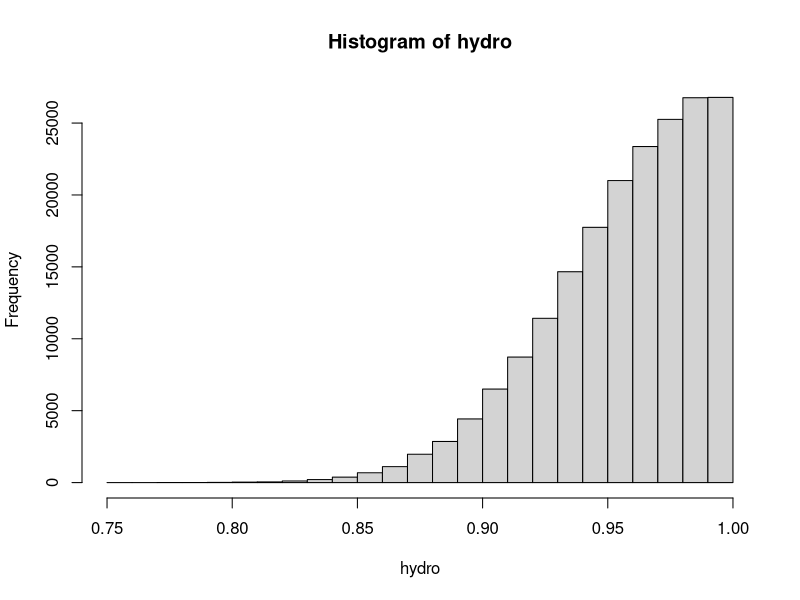
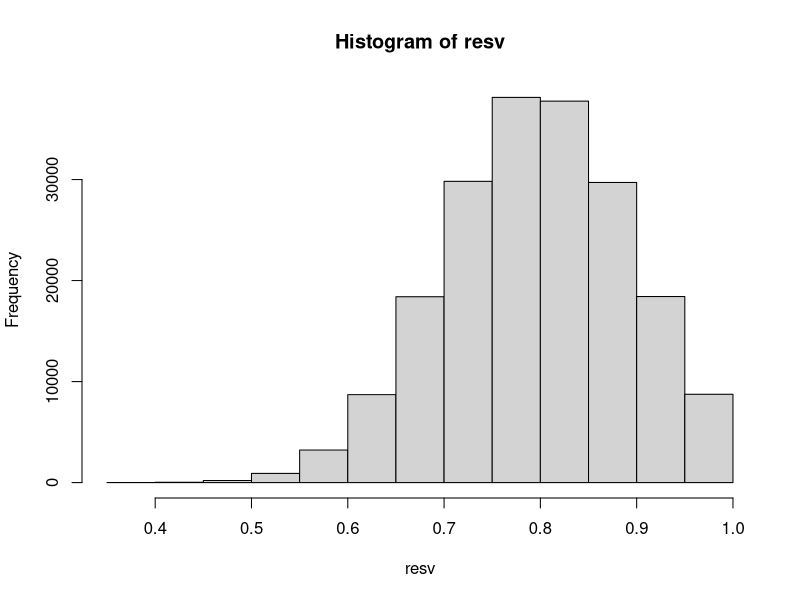
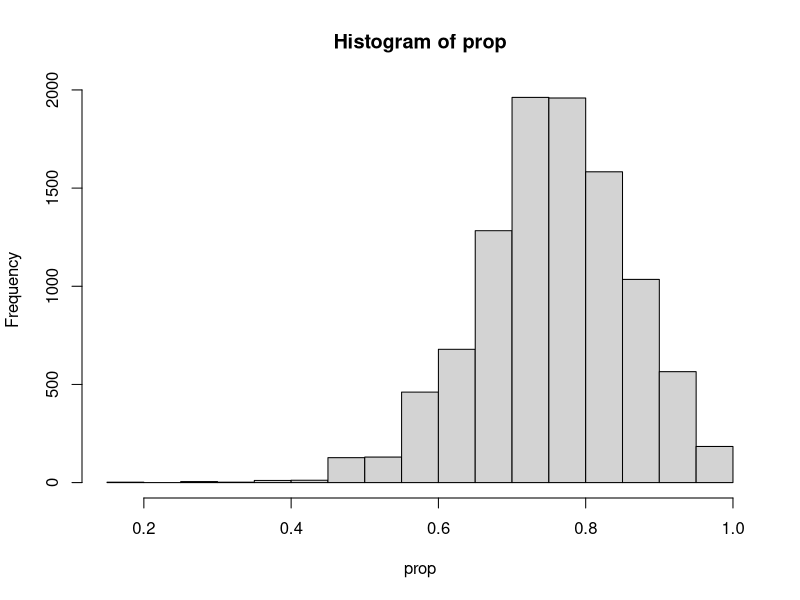
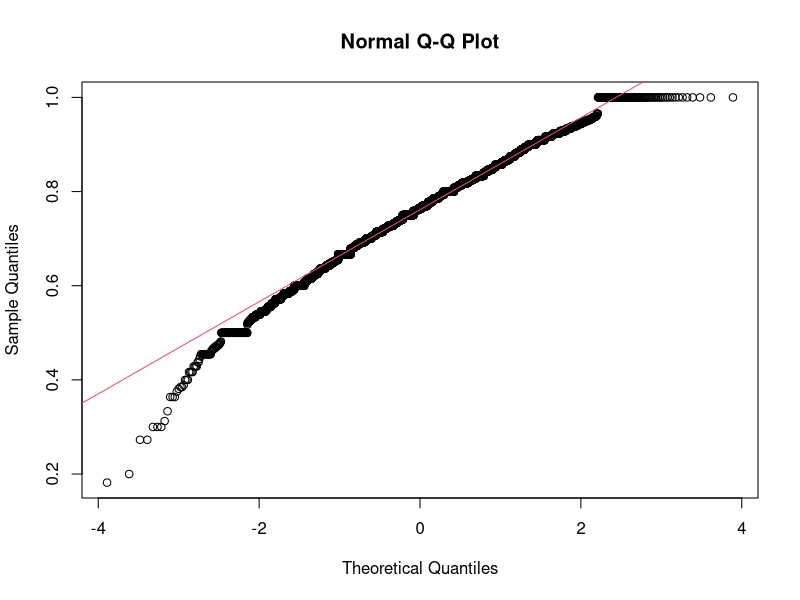

Write R code to recreate these figures, in order. (Note: this script raises an error after producing the figures.)
#--------------------------#
#             HW3          #
#        Simulation        #
#                          #
#       Chenhui Zhang      #
#--------------------------#

# repeat this process for 10000 times:
# for the number of wells simulated from a uniform distribution:
#   draw from random truncated normal distribution for hydrocarbon and reservior risks
#   calculate probability of being a producing well
#   use bernoulli distribution to decide if it's a dry or producing well
  
#install.packages("truncnorm")
library(truncnorm)
library(ggplot2)

### ------------------- Simulation --------------------- ###
hydro = vector() # a vector containing all the simulated probabilities of having hydrocarbon in a well 
resv = vector() # a vector containing all the simulated probabilities of having a developed reservior for a well 
prop = vector() # a vector containing all the proportions of producing wells

for (ii in 1:10000){
  # number of wells is simulated from a uniform distribution
  num_wells = floor(runif(1,10,30)) 
  outcome_count = vector()
  for (jj in 1:num_wells){
    # draw from random truncated normal distribution for both hydrocarbon and reservior risks
    hydrocarbon = rtruncnorm(1, a=0, b=1, mean = 0.99, sd = 0.05)
    hydro = c(hydro,hydrocarbon)
    reservior = rtruncnorm(1,a=0, b=1, mean = 0.8, sd = 0.1)
    resv = c(resv,reservior)
    seal = 1
    struc = 1
    # calculate the probability of being a producing well
    prob_PW = hydrocarbon*reservior*seal*struc
    # use bernoulli distribution (size =1 and n=1) to decide if it's a dry or producing well
    outcome = rbinom(1, 1, prob_PW)
    outcome_count = c(outcome_count,outcome)
  }
  prop = c(prop, sum(outcome_count)/num_wells)
}

length(hydro)
length(resv)
# check out the distribution
hist(hydro)
hist(resv)
hist(prop)

# calculate VaR and ES
VaR = quantile(prop,0.05) 
# 0.5882 for 1000 simulations; 0.5833 for 10000 simulations
tail_values = prop[prop <= VaR]
ES = mean(tail_values) 
# 0.52 for 1000 simulations; 0.5312 for 10000 simulations

qqnorm(prop);qqline(prop, col = 2)
# shapiro.test(prop)

### -------------- visualizations ------------------ ###

prop_plot = ggplot(tibble(pred = prop), aes(pred)) +
  geom_histogram(fill = 'lightblue', color = 'blue', bins = 60) + 
  theme_bw() + 
  labs(x = "Proportion of Wet Wells", 
       y = "Frequency", 
       title = "Figure 1: Histogram of Wet Well Proportions") +
  theme(plot.title = element_text(hjust = 0.5,face = 'bold')) + #size = 14
  scale_y_continuous(breaks = c(0, 100, 200, 300,400,500)) #

prop_plot +
  geom_vline(xintercept = c(VaR,ES),color="red",linetype='dashed') + 
  geom_text(aes(x=VaR-0.08, label="5% VaR: 0.583", y=300), colour="red", angle=0) +
  geom_text(aes(x=ES-0.08, label="5% CVaR: 0.531", y=200), colour="red", angle=0) 

avg_hydro = mean(hydro)
sd(hydro)
sd(hydro)
hydro_plot = ggplot(tibble(pred = hydro), aes(pred)) +
  geom_histogram(fill = 'lightblue', color = 'blue', bins = 60) + 
  ggplot2::annotate("text", x = avg_hydro-0.03, 
           y = 9000, label = "Mean = 0.956", color = 'red', fontface = 2) + 
  ggplot2::annotate("segment", x = avg_hydro, xend = avg_hydro, y = 0, yend = 8750, colour = "red", size = 1) +
  theme_bw() + 
  labs(x = "Probability of Hydrocarbons", 
       y = "Frequency", 
       title = "Figure 2: Histogram of Hydrocarbon Probabilities") +
  theme(plot.title = element_text(hjust = 0.5,face = 'bold'))  
  

avg_resv = mean(resv)
sd(resv)
resv_plot = ggplot(tibble(pred = resv), aes(pred)) +
  geom_histogram(fill = 'lightblue', color = 'blue', bins = 60) + 
  ggplot2::annotate("text", x = avg_resv, 
                    y = 9000, label = "Mean = 0.795", color = 'red', fontface = 2) + 
  ggplot2::annotate("segment", x = avg_resv, xend = avg_resv, y = 0, yend = 8500, colour = "red", size = 1) +
  theme_bw() + 
  labs(x = "Probability of Reserviors", 
       y = "Frequency", 
       title = "Figure 3: Histogram of Reservior Probabilities") +
  theme(plot.title = element_text(hjust = 0.5,face = 'bold')) #, size = 12
  

# --------------- some exploration...-----------------
# truncated normal shape
hydrocarbon = rtruncnorm(100000, a=0, b=1, mean = 0.99, sd = 0.05)
hist(hydrocarbon)

# bernoulli distribution
hist(rbinom(10000, 1, 0.78))

hist(runif(10000,10,30))
